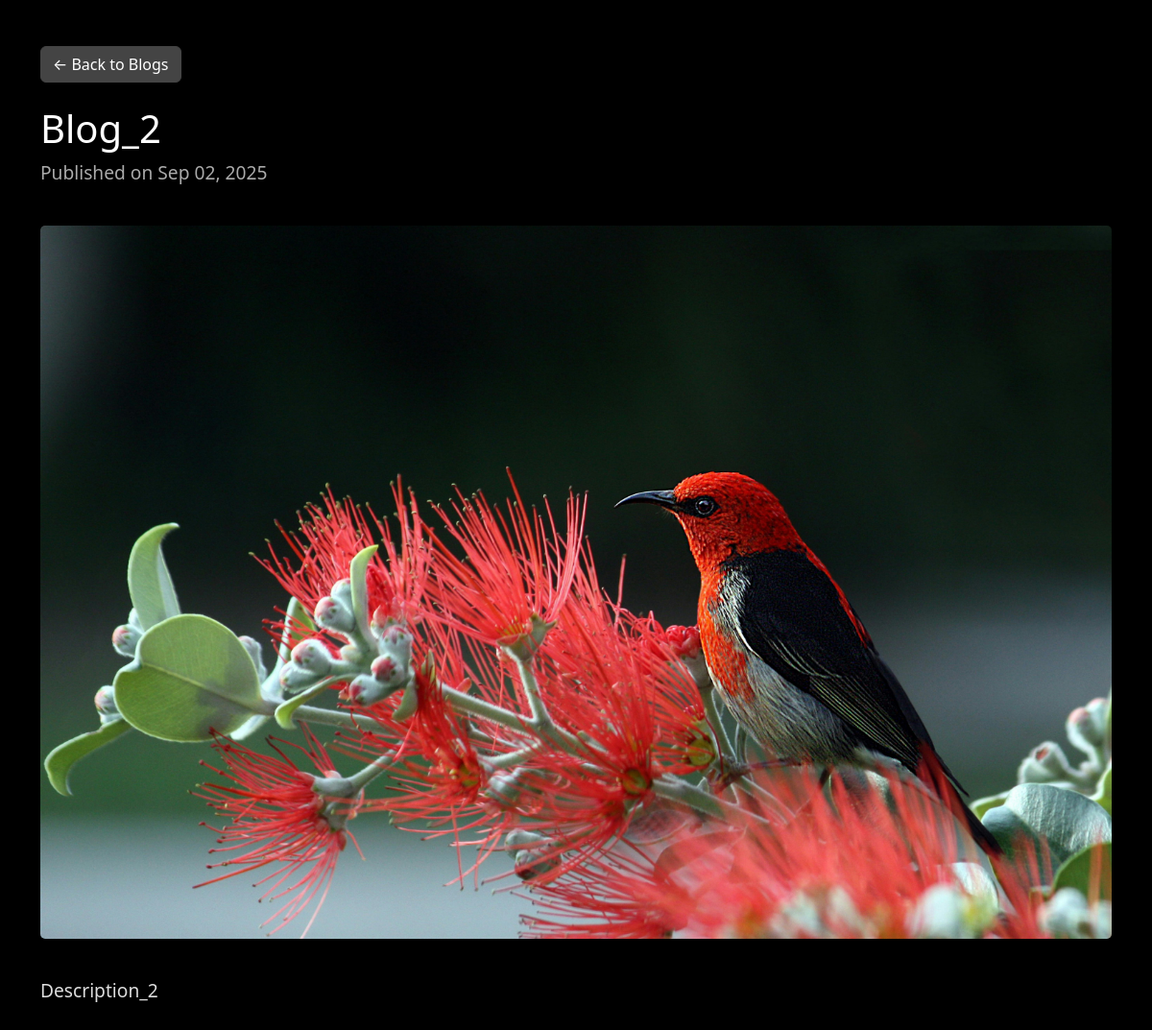
The app's page /blogs/5/ with its own data.
### core/models.py (models this page shows, shortened)
class Blog(models.Model):
    title = models.CharField(max_length=200)
    description = models.TextField()
    blog_image = models.ImageField(upload_to='blog_images')
    created_at = models.DateTimeField(auto_now_add=True)

### core/views.py (the view)
# urls.py: path('blogs/<int:pk>/', blog_detail, name='blog_detail'),
def blog_detail(request, pk):
    blog = get_object_or_404(Blog, pk=pk)
    return render(request, 'blog_detail.html', {'blog': blog})

### core/templates/blog_detail.html (shortened to what this page needs)
<!DOCTYPE html>
<html lang="en">
<head>
    <link href="https://cdn.jsdelivr.net/npm/bootstrap@5.3.0/dist/css/bootstrap.min.css" rel="stylesheet">
</head>
<body>
    <div class="container py-5">
        <a href="{% url 'latest_blogs' %}" class="btn btn-secondary mb-4">&larr; Back to Blogs</a>
        <h1>{{ blog.title }}</h1>
        <p class="text-muted">Published on {{ blog.created_at|date:"M d, Y" }}</p>
        {% if blog.blog_image %}
            <img src="{{ blog.blog_image.url }}" class="img-fluid my-4" alt="{{ blog.title }}">
        {% endif %}
        <p>{{ blog.description|linebreaks }}</p>
    </div>
</body>
</html>

### core/templates/blog_detail.html (style rules this page uses)
body { background-color: #000; color: #fff; }
a.btn-secondary { background-color: #444; border-color: #444; color: #fff; }
.text-muted { color: #aaa !important; }
img { border-radius: 5px; }
p { font-size: 1.2rem; color: #ddd; }

### records on screen
Blog: title "Blog_2", created_at "Sep 02, 2025", blog_image (picture), description "Description_2"
